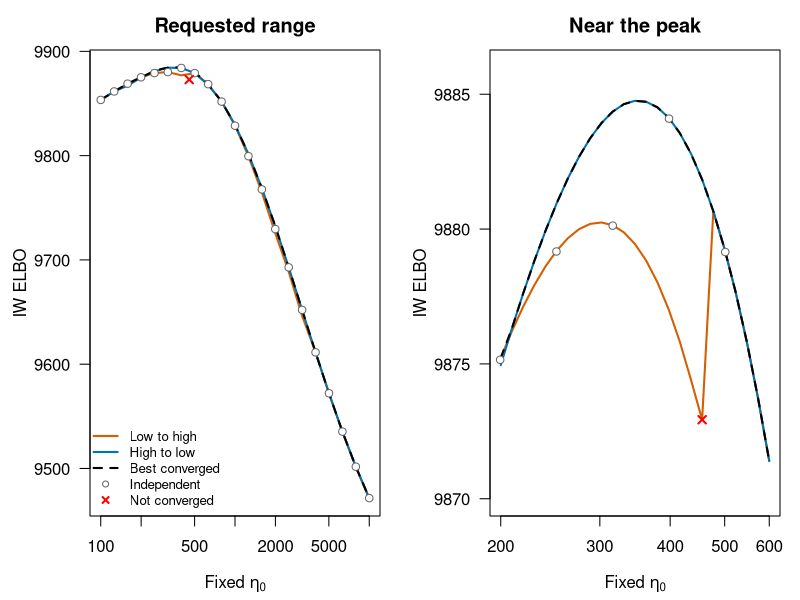

R code for this plot:
## ---- chunk 1
coarse <- read.csv("data/iw-eta-profile/profile_results.csv")
fine <- read.csv("data/iw-eta-profile/refined_results.csv")
cols <- c("path", "eta0_fixed", "elbo", "converged")
fits <- rbind(coarse[, cols], fine[, cols])
stopifnot(nrow(coarse) == 63, nrow(fine) == 51,
          all(coarse$converged), sum(!fine$converged) == 1)

# Highest converged ELBO found at each fixed eta0.
best_found <- function(x) {
  x <- x[x$converged, ]
  x <- x[order(-x$elbo), ]
  x <- x[!duplicated(round(x$eta0_fixed, 8)), ]
  x[order(x$eta0_fixed), ]
}
profile <- best_found(fits)
fine_profile <- best_found(fine)
## ---- chunk 2
local_peaks <- function(x) {
  x <- x[order(x$eta0_fixed), ]
  y <- x$elbo
  i <- which(y[2:(length(y)-1)] > y[1:(length(y)-2)] &
             y[2:(length(y)-1)] > y[3:length(y)]) + 1L
  x[i, ]
}
lower <- local_peaks(subset(fine, path == "ascending" & converged))[1, ]
higher <- fine_profile[which.max(fine_profile$elbo), ]
knitr::kable(data.frame(
  branch=c("Lower branch", "Higher branch"),
  eta0=c(lower$eta0_fixed, higher$eta0_fixed),
  ELBO=c(lower$elbo, higher$elbo)
), digits=3, row.names=FALSE)
## ---- chunk 3
oldpar <- par(mfrow=c(1, 2), mar=c(4.2, 4.5, 2.5, 1))
colors <- c(ascending="#D55E00", descending="#0072B2")
draw_profile <- function(points, envelope, xlim, ylim, title) {
  plot(envelope$eta0_fixed, envelope$elbo, type="n", log="x",
       xlim=xlim, ylim=ylim, xlab=expression("Fixed " * eta[0]),
       ylab="IW ELBO", main=title, las=1)
  for (path in names(colors)) {
    d <- points[points$path == path, ]
    d <- d[order(d$eta0_fixed), ]
    lines(d$eta0_fixed, d$elbo, col=colors[path], lwd=2)
  }
  lines(envelope$eta0_fixed, envelope$elbo, lty=2, lwd=2)
  cold <- subset(coarse, path == "cold")
  points(cold$eta0_fixed, cold$elbo, pch=21, bg="white", col="grey40")
  failed <- fits[!fits$converged, ]
  points(failed$eta0_fixed, failed$elbo, pch=4, col="red", lwd=2)
}
draw_profile(coarse, profile, c(100, 10000), range(fits$elbo),
             "Requested range")
legend("bottomleft",
       c("Low to high", "High to low", "Best converged", "Independent", "Not converged"),
       col=c(colors, "black", "grey40", "red"),
       lty=c(1, 1, 2, NA, NA), pch=c(NA, NA, NA, 1, 4),
       lwd=c(2, 2, 2, NA, 2), bty="n", cex=0.8)
draw_profile(fine, fine_profile, c(200, 600), c(9870, 9886),
             "Near the peak")
par(oldpar)
## ---- chunk 4
peaks <- local_peaks(fine_profile)
stopifnot(nrow(peaks) == 1)
knitr::kable(peaks[, c("eta0_fixed", "elbo")], digits=3, row.names=FALSE)
